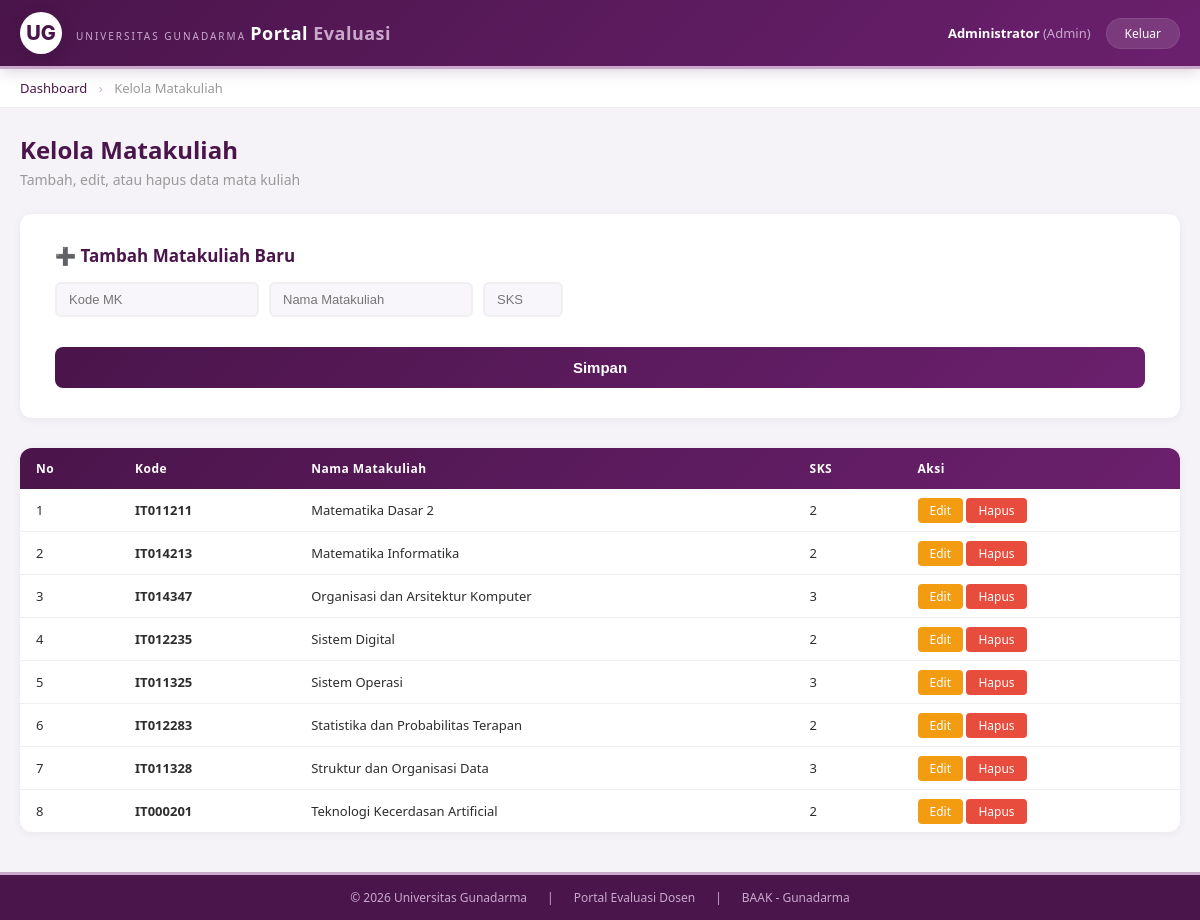
Screenshot of /evaluasi_dosen/admin/kelola_matkul.php (signed in) with the database file from the repository.
### tables this page shows
CREATE TABLE `matakuliah` (
  `id` int(11) NOT NULL,
  `kode` varchar(10) DEFAULT NULL,
  `nama` varchar(100) DEFAULT NULL,
  `sks` int(11) DEFAULT NULL
);

### evaluasi_dosen/admin/kelola_matkul.php (the view, shortened to what this page needs)
<?php
require '../db.php';
$data = mysqli_query($conn, "SELECT * FROM matakuliah ORDER BY nama");
?>
<!DOCTYPE html>
<html lang="id">
<head>
    <link rel="stylesheet" href="../css/style.css">
</head>
<body>
    <div class="top-bar">
        <div class="wrapper">
            <div class="logo-area">
                <div class="logo-icon">UG</div>
                <div class="logo-text">
                    <span class="univ-name">UNIVERSITAS GUNADARMA</span>
                    <span class="portal-name">Portal <span>Evaluasi</span></span>
                </div>
            </div>
            <div class="user-menu">
                <span class="user-name"> <strong><?= $_SESSION['user_nama'] ?></strong> (Admin)</span>
                <a href="../logout.php" class="btn-logout">Keluar</a>
            </div>
        </div>
    </div>
    <div class="breadcrumb">
        <div class="wrapper">
            <a href="dashboard.php">Dashboard</a>
            <span class="separator">›</span>
            <span>Kelola Matakuliah</span>
        </div>
    </div>
    <div class="wrapper">
        <div class="page-title">
            <h2> Kelola Matakuliah</h2>
            <p>Tambah, edit, atau hapus data mata kuliah</p>
        </div>
        <div class="form-box" style="margin-bottom: 30px;">
            <h3 style="color:#4A154B; margin-bottom:15px;">➕ Tambah Matakuliah Baru</h3>
            <form method="POST" class="form-inline">
                <input type="text" name="kode" placeholder="Kode MK" required>
                <input type="text" name="nama" placeholder="Nama Matakuliah" required>
                <input type="number" name="sks" placeholder="SKS" required style="width:80px;">
                <button type="submit" name="tambah">Simpan</button>
            </form>
        </div>
        <div class="table-wrapper">
            <table>
                <thead>
                    <tr>
                        <th>No</th>
                        <th>Kode</th>
                        <th>Nama Matakuliah</th>
                        <th>SKS</th>
                        <th>Aksi</th>
                    </tr>
                </thead>
                <tbody>
                    <?php $no = 1; while ($row = mysqli_fetch_assoc($data)): ?>
                    <tr>
                        <td><?= $no++ ?></td>
                        <td><strong><?= $row['kode'] ?></strong></td>
                        <td><?= $row['nama'] ?></td>
                        <td><?= $row['sks'] ?></td>
                        <td>
                            <a href="?edit=<?= $row['id'] ?>" class="btn-edit"> Edit</a>
                            <a href="?hapus=<?= $row['id'] ?>" class="btn-hapus" onclick="return confirm('Yakin hapus?')"> Hapus</a>
                        </td>
                    </tr>
                    <?php endwhile; ?>
                </tbody>
            </table>
        </div>
    </div>
    <div class="footer">
        <div class="wrapper">
            <span>© 2026 Universitas Gunadarma</span>
            <span>|</span>
            <span>Portal Evaluasi Dosen</span>
            <span>|</span>
            <span>BAAK - Gunadarma</span>
        </div>
    </div>
</body>
</html>

### evaluasi_dosen/css/style.css (style rules this page uses)
* { margin: 0; padding: 0; box-sizing: border-box; }
body { font-family: 'Segoe UI', Tahoma, Geneva, Verdana, sans-serif; background: #f5f3f7; min-height: 100vh; color: #2d2d2d; }
.wrapper { max-width: 1200px; margin: 0 auto; padding: 0 20px; }
.top-bar { background: linear-gradient(135deg, #4A154B 0%, #6B206D 100%); color: white; padding: 12px 0; border-bottom: 3px solid #c9a8cc; box-shadow: 0 2px 15px rgba(74, 21, 75, 0.2); position: sticky; top: 0; z-index: 1000; }
.top-bar .wrapper { display: flex; justify-content: space-between; align-items: center; flex-wrap: wrap; gap: 10px; }
.top-bar .logo-area { display: flex; align-items: center; gap: 14px; }
.top-bar .logo-area .logo-icon { font-size: 20px !important; font-weight: 800 !important; background: white !important; color: #4A154B !important; width: 42px !important; height: 42px !important; border-radius: 50% !important; display: flex !important; align-items: center !important; justify-content: center !important; font-family: 'Inter', 'Segoe UI', sans-serif !important; box-shadow: 0 4px 15px rgba(0,0,0,0.15) !important; letter-spacing: 0px !important; }
.top-bar .logo-area .logo-text .univ-name { font-size: 10px; color: #c9a8cc; letter-spacing: 2px; font-weight: 300; }
.top-bar .logo-area .logo-text .portal-name { font-size: 18px; font-weight: 700; letter-spacing: 0.5px; color: white; }
.top-bar .logo-area .logo-text .portal-name span { color: #c9a8cc; }
.top-bar .user-menu { display: flex; align-items: center; gap: 15px; }
.top-bar .user-menu .user-name { font-size: 13px; color: #c9a8cc; }
.top-bar .user-menu .user-name strong { color: white; font-weight: 600; }
.top-bar .user-menu .btn-logout { background: rgba(255,255,255,0.12); color: white; padding: 6px 18px; border-radius: 20px; text-decoration: none; font-size: 12px; font-weight: 500; transition: all 0.3s; border: 1px solid rgba(255,255,255,0.08); }
.breadcrumb { background: white; padding: 10px 0; border-bottom: 1px solid #eee; margin-bottom: 25px; }
.breadcrumb .wrapper { font-size: 13px; color: #999; }
.breadcrumb .wrapper a { color: #4A154B; text-decoration: none; font-weight: 500; }
.breadcrumb .wrapper .separator { margin: 0 8px; color: #c9a8cc; }
.page-title { margin-bottom: 25px; }
.page-title h2 { color: #4A154B; font-size: 24px; font-weight: 700; }
.page-title p { color: #999; font-size: 14px; margin-top: 4px; }
.form-box { background: white; padding: 30px 35px; border-radius: 12px; box-shadow: 0 2px 10px rgba(0,0,0,0.05); }
.btn-primary, .form-box button[type="submit"] { width: 100%; padding: 12px; background: linear-gradient(135deg, #4A154B, #6B206D); color: white; border: none; border-radius: 8px; font-size: 15px; font-weight: 700; cursor: pointer; margin-top: 20px; transition: all 0.3s; }
.table-wrapper { background: white; border-radius: 12px; overflow-x: auto; box-shadow: 0 2px 10px rgba(0,0,0,0.05); }
.table-wrapper table { width: 100%; border-collapse: collapse; min-width: 600px; }
.table-wrapper thead { background: linear-gradient(135deg, #4A154B, #6B206D); }
.table-wrapper th { color: white; padding: 12px 16px; text-align: left; font-size: 12px; font-weight: 600; letter-spacing: 0.5px; white-space: nowrap; }
.table-wrapper td { padding: 12px 16px; font-size: 13px; border-bottom: 1px solid #f0eef1; }
.table-wrapper tbody tr:last-child td { border-bottom: none; }
.footer { background: #4A154B; color: #c9a8cc; text-align: center; padding: 14px 0; margin-top: 40px; font-size: 12px; border-top: 3px solid #c9a8cc; }
.footer .wrapper { display: flex; justify-content: center; gap: 20px; flex-wrap: wrap; }
.footer span { color: #c9a8cc; }

### rows the page displays
matakuliah: kode "IT011211", nama "Matematika Dasar 2", sks "2"
matakuliah: kode "IT014213", nama "Matematika Informatika", sks "2"
matakuliah: kode "IT014347", nama "Organisasi dan Arsitektur Komputer", sks "3"
matakuliah: kode "IT012235", nama "Sistem Digital", sks "2"
matakuliah: kode "IT011325", nama "Sistem Operasi", sks "3"
matakuliah: kode "IT012283", nama "Statistika dan Probabilitas Terapan", sks "2"
matakuliah: kode "IT011328", nama "Struktur dan Organisasi Data", sks "3"
matakuliah: kode "IT000201", nama "Teknologi Kecerdasan Artificial", sks "2"

### other values shown
$_SESSION['user_nama'] "Administrator"
